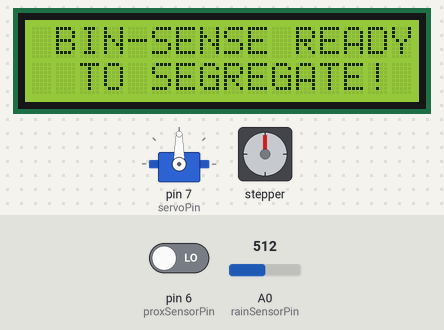
Bench run of a sketch on a simulated Arduino Uno, built with avr-gcc and run on an emulated ATmega328P. On the bench: 16×2 character LCD, servo, stepper motor. Inputs (shaded band) come from the test bench; at power-on: A0 (rainSensorPin) = 512, pin 6 (proxSensorPin) LOW. Stepper angles assume 2048 steps per turn.

Above: at 1.2 s.
1.3 s: A0 (rainSensorPin) set to 590
2.8 s: A0 (rainSensorPin) set to 610
At 5.8 s:
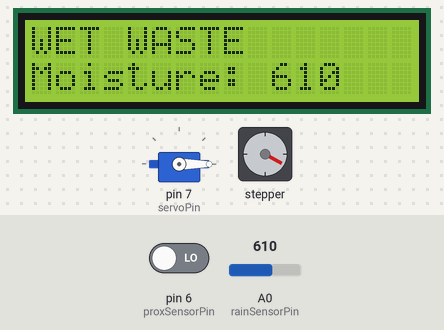
At 8.6 s:
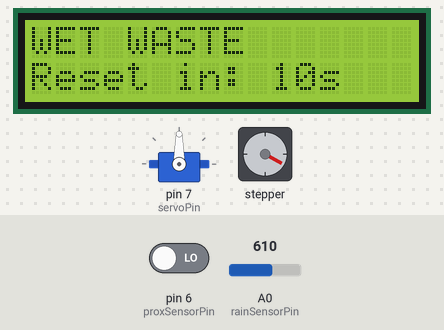
Timing chart, 0 to 20.1 s (numbered marks = the images above; inputs shaded):
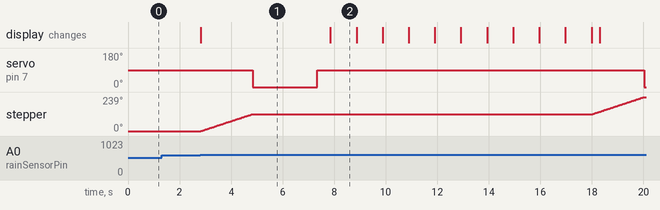

The sketch:

NOT_YET_UPLOADED.ino
```cpp
#include <Wire.h>
#include <LiquidCrystal_I2C.h>
#include <Stepper.h>
#include <Servo.h>

// I2C LCD
LiquidCrystal_I2C lcd(0x27, 16, 2);

// Stepper motor config (28BYJ-48)
const int stepsPerRevolution = 2048; // full rotation
Stepper stepper(stepsPerRevolution, 8, 10, 9, 11);

// Servo
Servo myServo;
const int servoPin = 7;

// Sensors
const int rainSensorPin = A0;
const int proxSensorPin = 6;

// Values
int moistureLevel = 0;
bool metalDetected = false;

void setup() {
  lcd.begin();
  lcd.backlight();

  pinMode(proxSensorPin, INPUT);
  myServo.attach(servoPin);

  showStandby();
}

void loop() {
  moistureLevel = analogRead(rainSensorPin);
  metalDetected = digitalRead(proxSensorPin);

  if (metalDetected == HIGH) {
    displayMessage("METAL WASTE", "");
    processWaste();
    returnToStandby();
  }
  else if (moistureLevel > 600) {  // Adjust threshold if needed
    lcd.clear();
    lcd.setCursor(0, 0);
    lcd.print("WET WASTE");
    lcd.setCursor(0, 1);
    lcd.print("Moisture: " + String(moistureLevel));
    processWaste();
    countdown(10);
    returnToStandby();
  }
  else if (moistureLevel < 400) {
    lcd.clear();
    lcd.setCursor(3, 0);
    lcd.print("DRY WASTE");
    processWaste();
    returnToStandby();
  }
}

void processWaste() {
  rotateStepper(120);  // rotate 120 degrees
  openServo();         // open lid
  delay(2000);         // give time for waste to drop
  closeServo();
}

void rotateStepper(int degrees) {
  int steps = map(degrees, 0, 360, 0, stepsPerRevolution);
  stepper.setSpeed(10);
  stepper.step(steps);
}

void openServo() {
  myServo.write(0); // pakaliwa
  delay(500);
}

void closeServo() {
  myServo.write(90); // default closed
  delay(500);
}

void countdown(int seconds) {
  for (int i = seconds; i > 0; i--) {
    lcd.setCursor(0, 1);
    lcd.print("Reset in: " + String(i) + "s ");
    delay(1000);
  }
}

void returnToStandby() {
  lcd.clear();
  showStandby();
}

void showStandby() {
  lcd.setCursor(1, 0);
  lcd.print("BIN-SENSE READY");
  lcd.setCursor(2, 1);
  lcd.print("TO SEGREGATE!");
}

void displayMessage(String top, String bottom) {
  lcd.clear();
  lcd.setCursor((16 - top.length()) / 2, 0);
  lcd.print(top);
  lcd.setCursor((16 - bottom.length()) / 2, 1);
  lcd.print(bottom);
  delay(2000);
}
```

Measured:
- the behaviour switches between 600 and 601 on A0 (rainSensorPin) (found by bisection; images 0 and 1)
- after the input at 1.3 s, every drawn part: stays the same
- after the input at 2.8 s, servo on pin 7 (servoPin): 90° → 0° after 2.0 s, → 90° 2.5 s later, → 0° 12.7 s later; stepper: turns 119° clockwise in 2.0 s, then 120° clockwise in 2.0 s; the display: changes at once (image 1)
- what the display in image 2 shows lasts 1.0 s, from 7.9 s to 8.9 s
